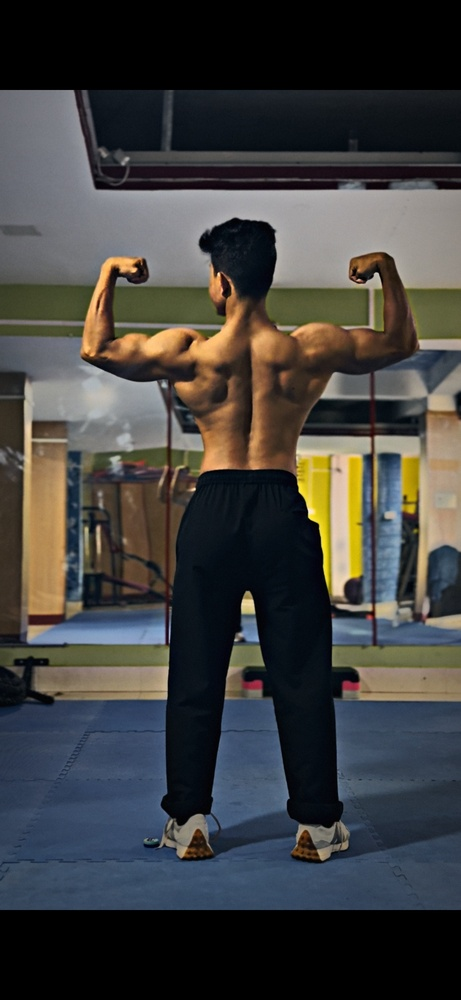
#> input picture edits/gym-back-pose-graded.jpg, 461 x 1000 px, shrunk from 1179 x 2556 before the run
$ python gym_grade.py gym-back-pose-graded.jpg gym-back-pose-led-rimlight-close.jpg
#> lines starting #> are read from the running program, lines starting #| are printed output that depends on the picture; after the words box and inside, x2 and y2 are one past the last pixel; in counts of white or black regions, pixels touching at a corner belong together
"""Gym-aesthetic light & colour grade. Tone/colour operations only:
no resizing, warping, liquify or any geometric change, so body shape is untouched."""
import sys
import numpy as np
from PIL import Image, ImageFilter

src, dst = sys.argv[1], sys.argv[2]
img = Image.open(src).convert("RGB")
#> img is the input picture: PIL image 461x1000 RGB; mean R, G, B 65, 64.7, 63.3
full = np.asarray(img).astype(np.float32) / 255.0
H, W, _ = full.shape
#> H = 1000; W = 461

# Grade only the photo area, leave the black letterbox bars as they are.
rows = np.where(full.max(axis=(1, 2)) > 20 / 255)[0]
#> rows = 820 values from 90 to 909
top, bot = rows.min(), rows.max() + 1
#> top = 90; bot = 910
x = full[top:bot].copy()
h, w, _ = x.shape
#> h = 820; w = 461


def lum(c):
    return 0.2126 * c[..., 0] + 0.7152 * c[..., 1] + 0.0722 * c[..., 2]


def smoothstep(e0, e1, v):
    t = np.clip((v - e0) / (e1 - e0), 0, 1)
    return t * t * (3 - 2 * t)


# Skin mask (warm hues) so we can protect / enhance skin separately.
r, g, b = x[..., 0], x[..., 1], x[..., 2]
mx, mn = x.max(-1), x.min(-1)
sat = (mx - mn) / (mx + 1e-6)
skin = ((r > g) & (g > b) & (r - b > 0.06) & (sat > 0.15) & (sat < 0.75)).astype(np.float32)
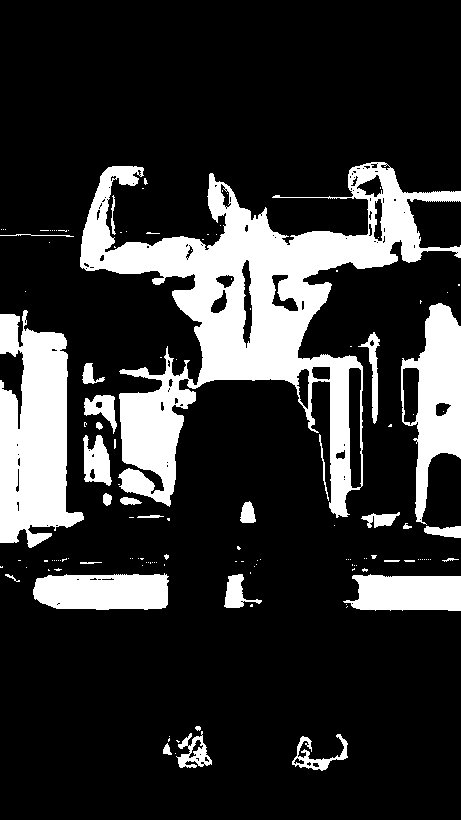
#> skin: shape (820, 461) float32; values 0 (black) and 1 (white), 19.7% white; 134 white regions (104 under 20 px), largest, box (x1, y1, x2, y2) and area: (80, 162, 461, 518) 40108, (0, 310, 84, 548) 13101, (401, 303, 461, 525) 6805
skin = np.asarray(Image.fromarray((skin * 255).astype(np.uint8)).filter(ImageFilter.GaussianBlur(6))) / 255.0
skin = skin[..., None]

# 1) Exposure / tone curve: pull highlights down, crush shadows a touch (moody gym look).
L = lum(x)[..., None]
x = x * 0.97
curve_in = np.array([0.0, 0.10, 0.30, 0.55, 0.80, 1.0])
curve_out = np.array([0.02, 0.06, 0.24, 0.55, 0.82, 0.95])  # matte black, S-curve, soft roll-off
x = np.interp(x, curve_in, curve_out)

# 2) Clarity / micro-contrast: boosts muscle definition through light & shadow only.
def local_contrast(arr, radius, amount, mask=None):
#> called with radius = 25, amount = 0.55
    im = Image.fromarray((np.clip(arr, 0, 1) * 255).astype(np.uint8))
    blur = np.asarray(im.filter(ImageFilter.GaussianBlur(radius))).astype(np.float32) / 255.0
    detail = arr - blur
    L = lum(arr)[..., None]
    mid = 1 - np.abs(L - 0.5) * 2  # strongest in midtones, avoids clipping
    amt = amount * (0.4 + 0.6 * mid)
    if mask is not None:
        amt = amt * mask
    return arr + detail * amt
#> returned value: shape (820, 461, 3) float64

x = local_contrast(x, 25, 0.55)                       # overall clarity
x = local_contrast(x, 8, 0.45, 0.35 + 0.65 * skin)    # extra structure on the back/arms

# 3) Split tone: teal-cool shadows, warm golden highlights.
L = lum(x)[..., None]
sh = (1 - smoothstep(0.0, 0.45, L))
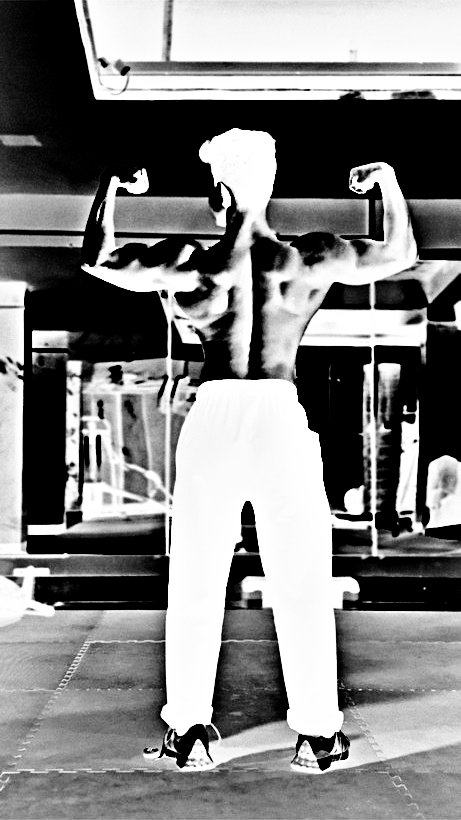
#> sh: shape (820, 461, 1) float64; min 0, max 1, mean 0.504
hi = smoothstep(0.45, 1.0, L)
x = x + sh * np.array([-0.025, 0.010, 0.035]) * 1.0
x = x + hi * np.array([0.035, 0.012, -0.030])

# 4) Background colour control: mute the loud lime-green and blue, keep skin rich.
mx, mn = x.max(-1, keepdims=True), x.min(-1, keepdims=True)
#> mx: shape (820, 461, 1) float64
#> mn: shape (820, 461, 1) float64
L = lum(x)[..., None]
r, g, b = x[..., 0:1], x[..., 1:2], x[..., 2:3]
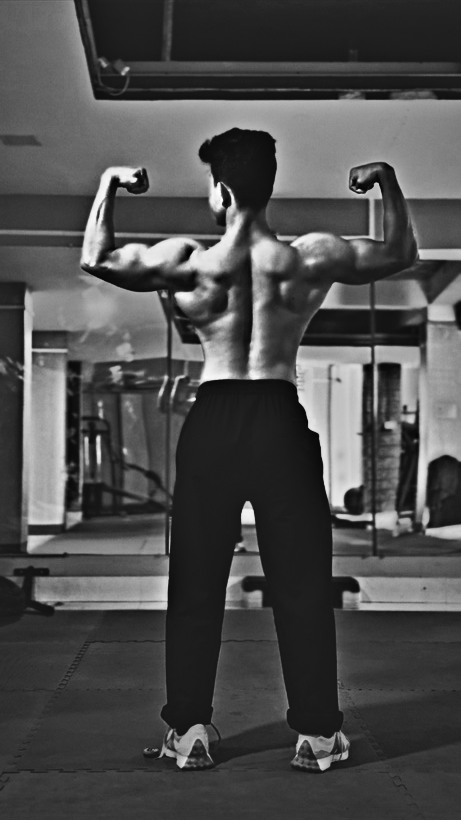
#> r: shape (820, 461, 1) float64; min -0.181, max 1.33, mean 0.28; drawn with min black and max white
#> g: shape (820, 461, 1) float64
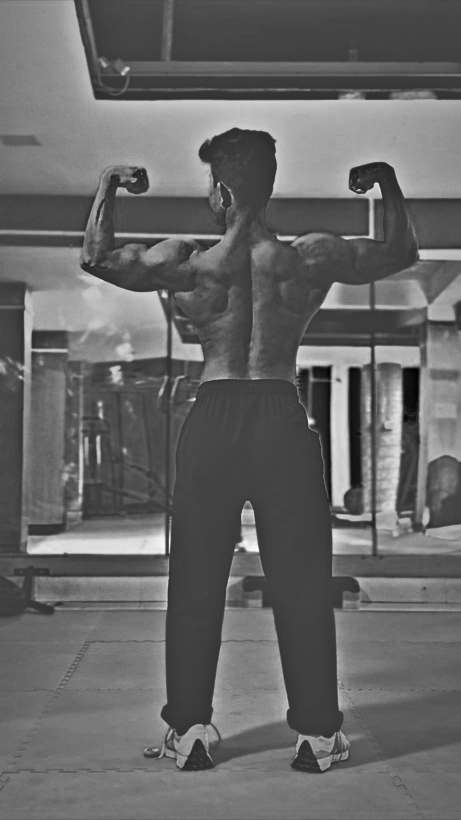
#> b: shape (820, 461, 1) float64; min -0.3, max 1.14, mean 0.285; drawn with min black and max white
green = np.clip((g - np.maximum(r, b)) * 4, 0, 1)
yellow = np.clip((np.minimum(r, g) - b) * 2.5, 0, 1) * (1 - skin)
blue = np.clip((b - np.maximum(r, g)) * 3, 0, 1)
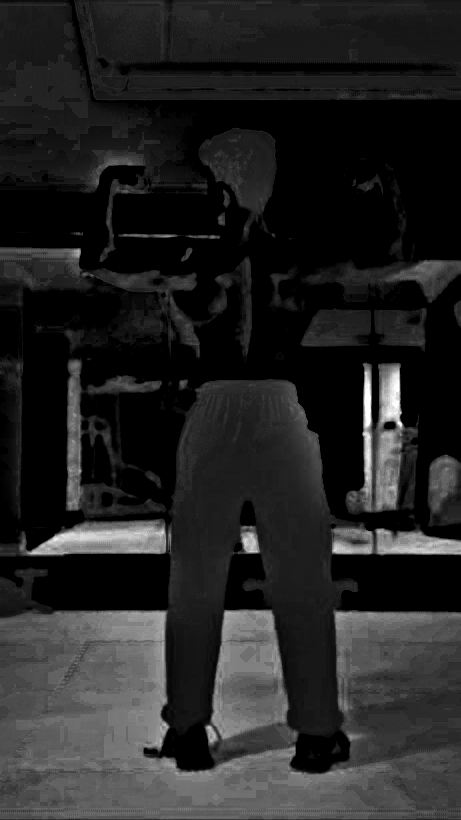
#> blue: shape (820, 461, 1) float64; min 0, max 1, mean 0.143
bg_desat = 1 - (0.60 * green + 0.40 * blue + 0.45 * yellow)
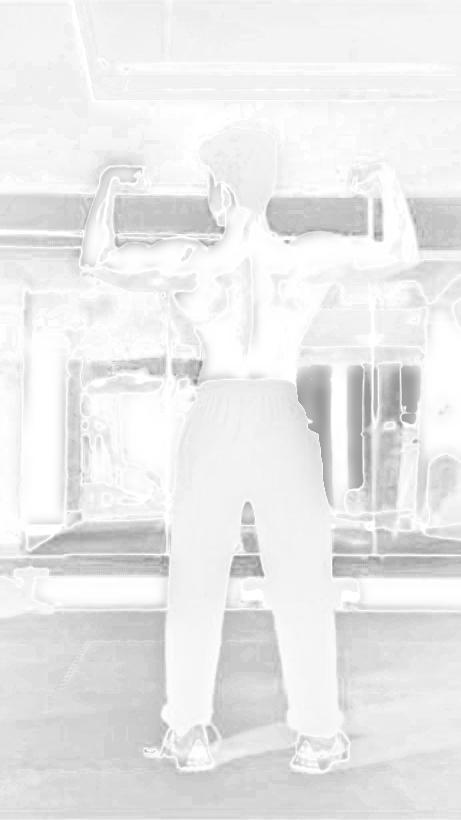
#> bg_desat: shape (820, 461, 1) float64; min 0.532, max 1, mean 0.917
s = bg_desat * (0.85 * (1 - skin) + 1.05 * skin)  # mute background, keep skin rich
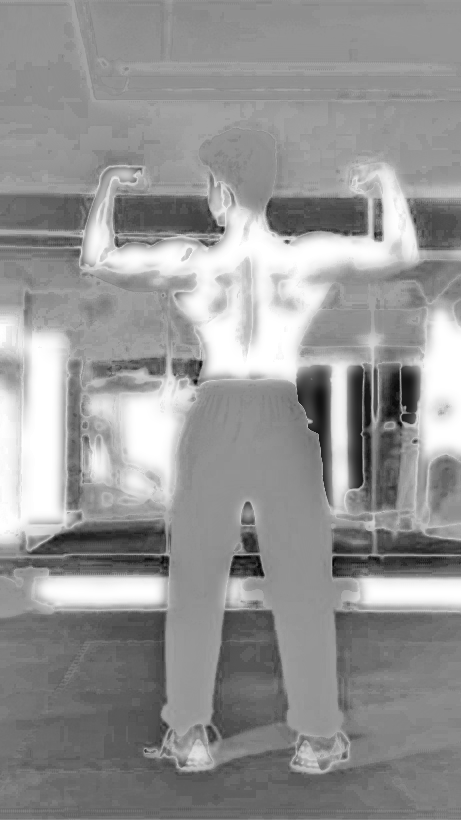
#> s: shape (820, 461, 1) float64; min 0.491, max 1.05, mean 0.817; drawn with min black and max white
x = L + (x - L) * s
# Shift the lime walls toward olive/teal, darken them slightly.
x = x - green * np.array([0.02, 0.05, -0.01])
x = x * (1 - 0.10 * yellow)
# Pull down bright non-skin highlights (white ceiling/lights) so the body is the brightest thing.
L = lum(x)[..., None]
x = x * (1 - 0.18 * smoothstep(0.55, 0.95, L) * (1 - skin))
# Warm, bronzed skin tone.
x = x + skin * np.array([0.025, 0.006, -0.02])

# 5) Spotlight lighting: radial light on the subject + vignette to draw the eye.
yy, xx = np.mgrid[0:h, 0:w].astype(np.float32)
cx, cy = w * 0.50, h * 0.38           # centred on the back
#> cx = 230.5; cy = 311.6
d = np.sqrt(((xx - cx) / (w * 0.75)) ** 2 + ((yy - cy) / (h * 0.62)) ** 2)
spot = 1 + 0.07 * (1 - smoothstep(0.0, 0.7, d))
vig = 1 - 0.50 * smoothstep(0.45, 1.25, d)
x = x * (spot * vig)[..., None]

# 6) Final: slight black lift (matte), gentle highlight protection, fine grain.
x = np.clip(x, 0, 1)
x = 0.015 + x * 0.975
rng = np.random.default_rng(7)
grain = rng.normal(0, 0.010, (h, w, 1)).astype(np.float32)
x = np.clip(x + grain * (1 - smoothstep(0.7, 1.0, lum(x)[..., None])), 0, 1)

out = full.copy()
out[top:bot] = x
Image.fromarray((out * 255 + 0.5).astype(np.uint8)).save(dst, quality=95)
assert Image.open(dst).size == img.size
print("saved", dst, img.size)
#| saved gym-back-pose-led-rimlight-close.jpg (461, 1000)
